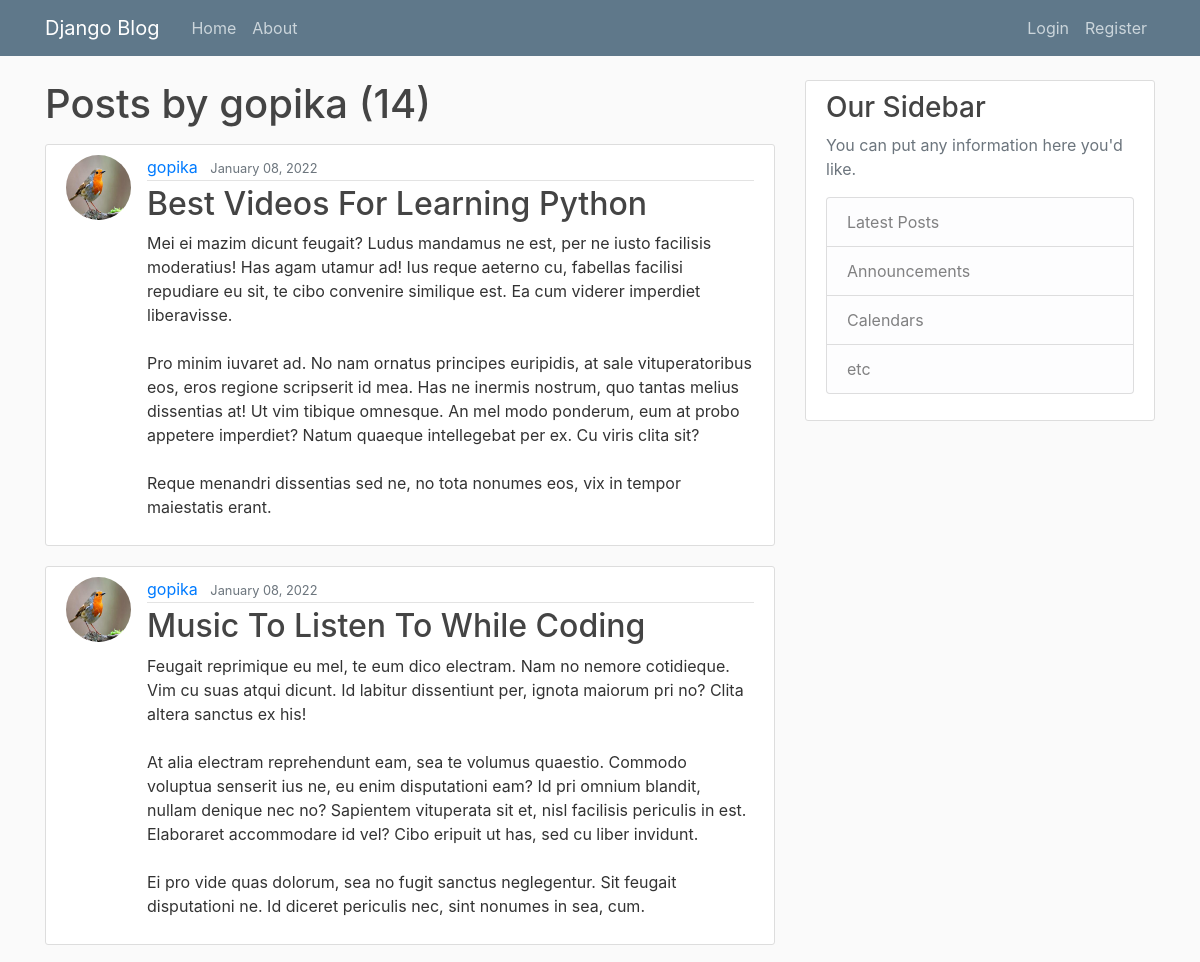
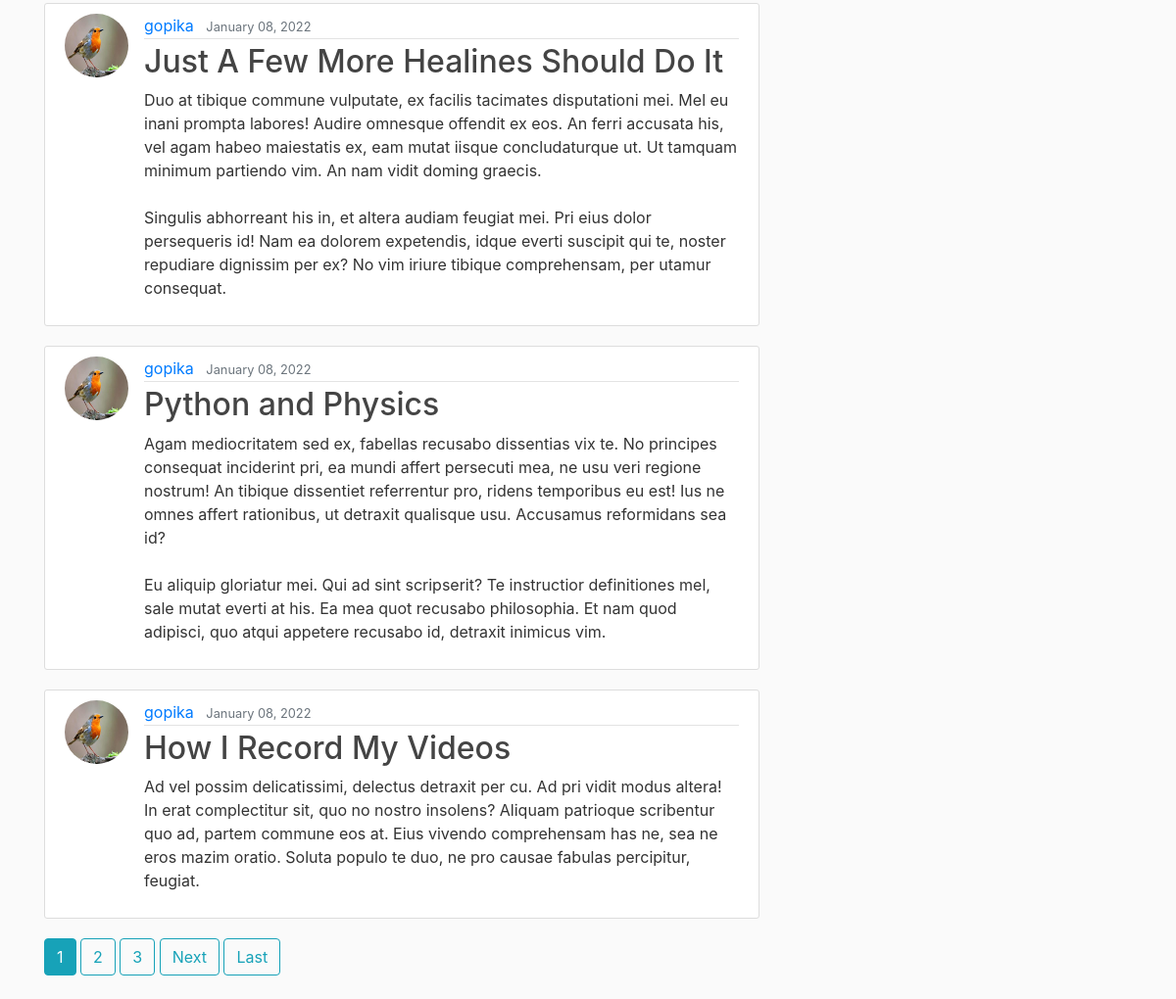
The app's page /user/gopika with its own data (2 pictures, top to bottom).
### crudapp/models.py (models this page shows, shortened)
class Post(models.Model):
    title = models.CharField(max_length=100)
    content = models.TextField()
    date_posted = models.DateTimeField(default=timezone.now)
    author = models.ForeignKey(User, on_delete=models.CASCADE)

### users/models.py (models this page shows, shortened)
class Profile(models.Model):
    user = models.OneToOneField(User, on_delete=models.CASCADE)
    image = models.ImageField(default='default.jpg', upload_to='profile_pics')

### crudapp/views.py (the view)
# urls.py: path('user/<str:username>', UserPostListView.as_view(), name="user-posts"),
class UserPostListView(ListView):
    model = Post
    template_name = 'crudapp/user_posts.html'
    context_object_name = 'posts'
    ordering = ['-date_posted']
    paginate_by = 5
    def get_queryset(self):
        user = get_object_or_404(User, username=self.kwargs.get('username'))
        return Post.objects.filter(author=user).order_by('-date_posted')

### crudapp/templates/crudapp/user_posts.html (shortened to what this page needs)
{% extends "crudapp/base.html" %}
{% block content %}
    <h1 class="mb-3">Posts by {{ view.kwargs.username }} ({{ page_obj.paginator.count }})</h1>
    {% for post in posts %}
        <article class="media content-section">
          <img class="rounded-circle article-img" src="{{ post.author.profile.image.url }}">
          <div class="media-body">
            <div class="article-metadata">
              <a class="mr-2" href="{% url 'user-posts' post.author.username %}">{{ post.author }}</a>
              <small class="text-muted">{{ post.date_posted|date:"F d, Y" }}</small>
            </div>
            <h2><a class="article-title" href="{% url 'post-detail' post.id %}">{{ post.title }}</a></h2>
            <p class="article-content">{{ post.content }}</p>
          </div>
        </article>
    {% endfor %}
    {% if is_paginated %}
        {% for num in page_obj.paginator.page_range %}
            {% if page_obj.number == num %}
                <a class="btn btn-info mb-4" href="?page={{ num }}">{{ num }}</a>
            {% elif num > page_obj.number|add:'-3' and num < page_obj.number|add:'3'%}
                <a class="btn btn-outline-info mb-4" href="?page={{ num }}">{{ num }}</a>
            {% endif %}
        {% endfor %}
        {% if page_obj.has_next %}
            <a class="btn btn-outline-info mb-4" href="?page={{ page_obj.next_page_number }}">Next</a>
            <a class="btn btn-outline-info mb-4" href="?page={{ page_obj.paginator.num_pages }}">Last</a>
        {% endif %}
    {% endif %}
{% endblock content %}

### crudapp/static/crudapp/main.css (style rules this page uses)
body { background: #fafafa; color: #333333; margin-top: 5rem; }
h1, h2, h3, h4, h5, h6 { color: #444444; }
.content-section { background: #ffffff; padding: 10px 20px; border: 1px solid #dddddd; border-radius: 3px; margin-bottom: 20px; }
.article-title { color: #444444; }
.article-content { white-space: pre-line; }
.article-img { height: 65px; width: 65px; margin-right: 16px; }
.article-metadata { padding-bottom: 1px; margin-bottom: 4px; border-bottom: 1px solid #e3e3e3 }

### records on screen
Post: author.profile.image (picture), author "gopika", date_posted "January 08, 2022", title "Best Videos For Learning Python", content "Mei ei mazim dicunt feugait? Ludus mandamus ne est, per ne iusto facilisis moderatius! Has agam utamur ad! Ius reque aeterno cu, fabellas facilisi repudiare eu sit, te cibo convenire similique est. Ea cum viderer imperdiet liberavisse. Pro minim iuvaret ad. No nam ornatus principes euripidis, at sale vituperatoribus eos, eros regione scripserit id mea. Has ne inermis nostrum, quo tantas melius dissentias at! Ut vim tibique omnesque. An mel modo ponderum, eum at probo appetere imperdiet? Natum quaeque intellegebat per ex. Cu viris clita sit? Reque menandri dissentias sed ne, no tota nonumes eos, vix in tempor maiestatis erant."
Post: author.profile.image (picture), author "gopika", date_posted "January 08, 2022", title "Music To Listen To While Coding", content "Feugait reprimique eu mel, te eum dico electram. Nam no nemore cotidieque. Vim cu suas atqui dicunt. Id labitur dissentiunt per, ignota maiorum pri no? Clita altera sanctus ex his! At alia electram reprehendunt eam, sea te volumus quaestio. Commodo voluptua senserit ius ne, eu enim disputationi eam? Id pri omnium blandit, nullam denique nec no? Sapientem vituperata sit et, nisl facilisis periculis in est. Elaboraret accommodare id vel? Cibo eripuit ut has, sed cu liber invidunt. Ei pro vide quas dolorum, sea no fugit sanctus neglegentur. Sit feugait disputationi ne. Id diceret periculis nec, sint nonumes in sea, cum."
Post: author.profile.image (picture), author "gopika", date_posted "January 08, 2022", title "Just A Few More Healines Should Do It", content "Duo at tibique commune vulputate, ex facilis tacimates disputationi mei. Mel eu inani prompta labores! Audire omnesque offendit ex eos. An ferri accusata his, vel agam habeo maiestatis ex, eam mutat iisque concludaturque ut. Ut tamquam minimum partiendo vim. An nam vidit doming graecis. Singulis abhorreant his in, et altera audiam feugiat mei. Pri eius dolor persequeris id! Nam ea dolorem expetendis, idque everti suscipit qui te, noster repudiare dignissim per ex? No vim iriure tibique comprehensam, per utamur consequat."
Post: author.profile.image (picture), author "gopika", date_posted "January 08, 2022", title "Python and Physics", content "Agam mediocritatem sed ex, fabellas recusabo dissentias vix te. No principes consequat inciderint pri, ea mundi affert persecuti mea, ne usu veri regione nostrum! An tibique dissentiet referrentur pro, ridens temporibus eu est! Ius ne omnes affert rationibus, ut detraxit qualisque usu. Accusamus reformidans sea id? Eu aliquip gloriatur mei. Qui ad sint scripserit? Te instructior definitiones mel, sale mutat everti at his. Ea mea quot recusabo philosophia. Et nam quod adipisci, quo atqui appetere recusabo id, detraxit inimicus vim."
Post: author.profile.image (picture), author "gopika", date_posted "January 08, 2022", title "How I Record My Videos", content "Ad vel possim delicatissimi, delectus detraxit per cu. Ad pri vidit modus altera! In erat complectitur sit, quo no nostro insolens? Aliquam patrioque scribentur quo ad, partem commune eos at. Eius vivendo comprehensam has ne, sea ne eros mazim oratio. Soluta populo te duo, ne pro causae fabulas percipitur, feugiat."

### other values on screen
{{ view.kwargs.username }} "gopika"
{{ page_obj.paginator.count }} "14"
{{ num }} "1"
{{ num }} "2" "3"
